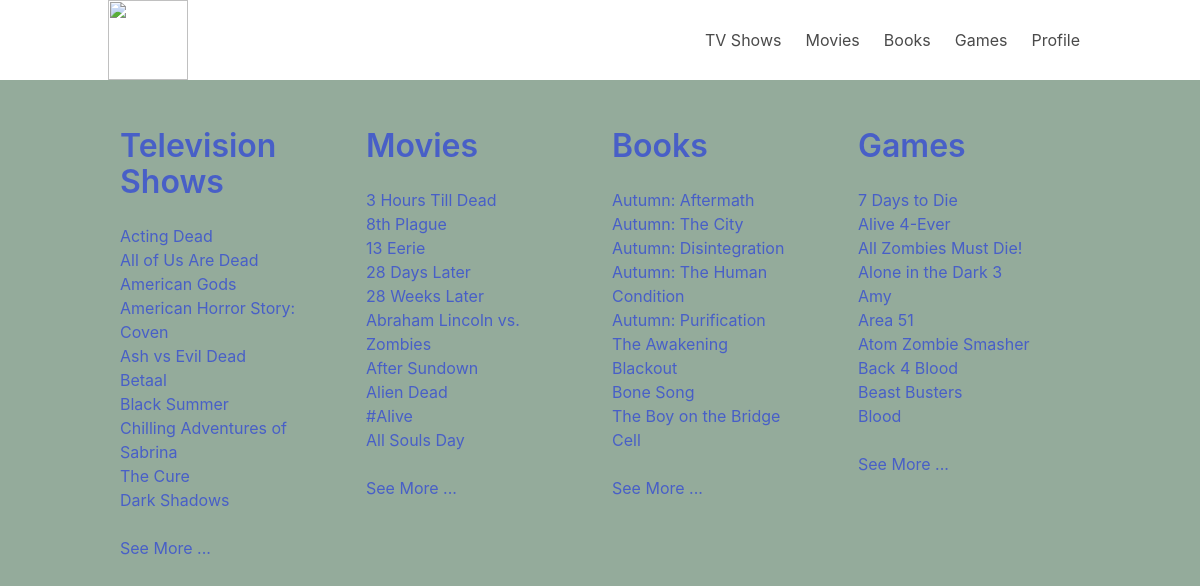
The page / on the database its author committed.
### models.py (models this page shows)
class Show(db.Model):
    id = db.Column(db.Integer, primary_key = True)
    title = db.Column(db.String(100), index = True, unique=True)
    description = db.Column(db.String(1000), index=False, unique=False)
    seasons = db.Column(db.Integer, index=True, unique=False)
    release = db.Column(db.Integer, index=False, unique=False)
    image = db.Column(db.Text(5000))

class Movie(db.Model):
    id = db.Column(db.Integer, primary_key = True)
    title = db.Column(db.String(100), index = True, unique=True)
    description = db.Column(db.String(1000), index=False, unique=False)
    release = db.Column(db.Integer, index=False, unique=False)
    image = db.Column(db.Text(5000))

class Book(db.Model):
    id = db.Column(db.Integer, primary_key = True)
    title = db.Column(db.String(100), index = True, unique=True)
    description = db.Column(db.String(1000), index=False, unique=False)
    author = db.Column(db.String(100), index=True, unique=False)
    artist = db.Column(db.String(300))
    release = db.Column(db.Integer, index=False, unique=False)
    image = db.Column(db.Text(5000))

class Game(db.Model):
    id = db.Column(db.Integer, primary_key = True)
    title = db.Column(db.String(100), index = True, unique=True)
    description = db.Column(db.String(1000), index=False, unique=False)
    release = db.Column(db.Integer, index=False, unique=False)
    platforms = db.Column(db.String(50), index=False, unique=False)
    image = db.Column(db.Text(5000))

### app.py (the view)
@app.route('/')
def home():
    books = Book.query.limit(10).all()
    shows = Show.query.limit(10).all()
    movies = Movie.query.limit(10).all()
    games = Game.query.limit(10).all()
    return render_template("index.html", template_books=books, template_shows = shows, template_movies = movies, template_games = games)

### templates/index.html
{% extends "navbar.html" %}
{% block content %}
<div class="columns">
    <div class="column" style="text-align: left; list-style-type: none;">
        <h3 class="title"><a href="/shows">Television Shows</a></h3>
        {% for show in template_shows %}
        <li><a href=/shows/{{show.id}}>{{show.title}}</a></li>
        {% endfor %}
        <br />
        <a href="/shows">See More ...</a>
    </div>
    <div class="column" style="text-align: left; list-style-type: none;">
        <h3 class="title"><a href="/movies">Movies</a></h3>
        {% for movie in template_movies %}
        <li><a href=/movies/{{movie.id}}>{{movie.title}}</a></li>
        {% endfor %}
        <br />
        <a href="/movies">See More ...</a>
    </div>
    <div class="column" style="text-align: left; list-style-type: none;">
        <h3 class="title"><a href="/books">Books</a></h3>
        {% for book in template_books %}
        <li><a href=/books/{{book.id}}>{{book.title}}</a></li>
        {% endfor %}
        <br />
        <a href="/books">See More ...</a>
    </div>
    <div class="column"style="text-align: left; list-style-type: none;">
        <h3 class="title"><a href="/games">Games</a></h3>
        {% for game in template_games %}
        <li><a href=/games/{{game.id}}>{{game.title}}</a></li>
        {% endfor %}
        <br />
        <a href="/games">See More ...</a>
    </div>
</div>
{% endblock %}

### static/css/style.css (style rules this page uses)
body { background-color: rgb(148, 171, 155); }

### rows shown on the page
Show: title "Acting Dead"
Show: title "All of Us Are Dead"
Show: title "American Gods"
Show: title "American Horror Story: Coven"
Show: title "Ash vs Evil Dead"
Show: title "Betaal"
Show: title "Black Summer"
Show: title "Chilling Adventures of Sabrina"
Show: title "The Cure"
Show: title "Dark Shadows"
Movie: title "3 Hours Till Dead"
Movie: title "8th Plague"
Movie: title "13 Eerie"
Movie: title "28 Days Later"
Movie: title "28 Weeks Later"
Movie: title "Abraham Lincoln vs. Zombies"
Movie: title "After Sundown"
Movie: title "Alien Dead"
Movie: title "#Alive"
Movie: title "All Souls Day"
Book: title "Autumn: Aftermath"
Book: title "Autumn: The City"
Book: title "Autumn: Disintegration"
Book: title "Autumn: The Human Condition"
Book: title "Autumn: Purification"
Book: title "The Awakening"
Book: title "Blackout"
Book: title "Bone Song"
Book: title "The Boy on the Bridge"
Book: title "Cell"
Game: title "7 Days to Die"
Game: title "Alive 4-Ever"
Game: title "All Zombies Must Die!"
Game: title "Alone in the Dark 3"
Game: title "Amy"
Game: title "Area 51"
Game: title "Atom Zombie Smasher"
Game: title "Back 4 Blood"
Game: title "Beast Busters"
Game: title "Blood"
